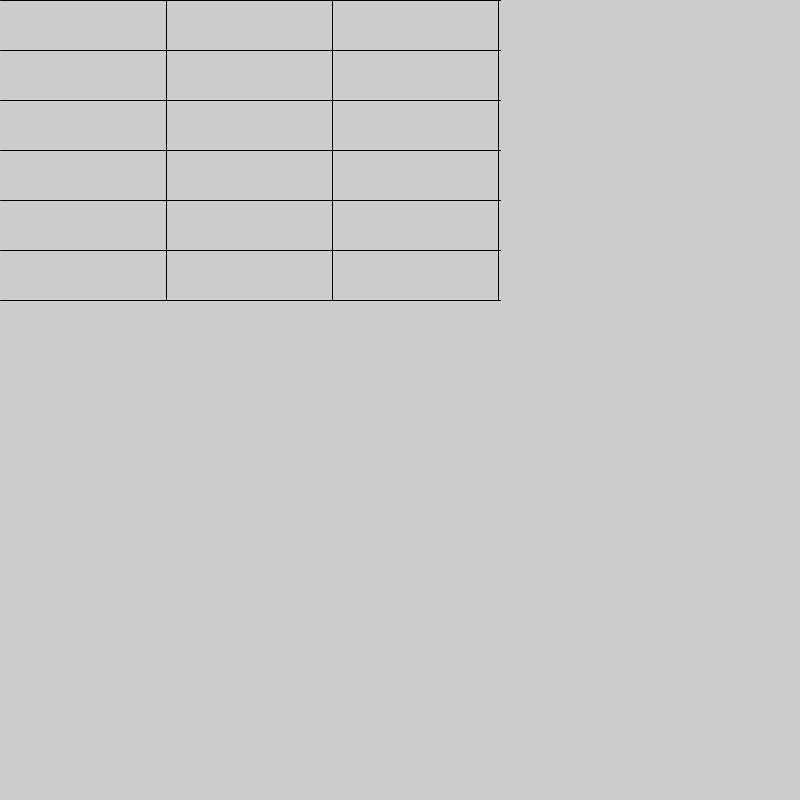
Frame 1 (no input)
Frame 60 (the mouse pressed at the canvas centre just before this capture): identical to frame 1, image omitted
Frame 120 (the mouse held since frame 60 and released just before this capture): identical to frame 1, image omitted

The Processing sketch that drew this single still picture (run headless with seeded random() and noise(); from frame 60 on, the mouse is pressed at the canvas centre):

// Processing sketch: game
// ── game.pde
int columns = 3;
int rows = 7;

int gridBlockIndex = 0;

GridBlockCollection gridBlocks = new GridBlockCollection(rows * columns);

void setup(){
    size(800, 800);
    
    drawGrid(columns, rows);
}

void draw(){}

void mousePressed(){
    for(int i = 0; i < gridBlocks.length(); i++){
       
        GridBlock gridBlock = gridBlocks.get(i);
        // check if item is in block
        
        if(gridBlock != null){
            boolean isInGridBlock = gridBlock.contains(mouseX, mouseY);
            
            if(isInGridBlock){
                gridBlock.setFilled(true);
                
                println("Clicked row: " + gridBlock._row + ", column:" + gridBlock._column);
            }
        }
        
    }
}


void drawGrid(int columns, int rows){
    int startX = 0;
    int startY = 0;
    int rowHeight = 50;
    int rowWidth = 500;
    int columnWidth = rowWidth / columns;
    
    for(int row = 0; row < rows; row++){
       // for each row create column
       
       int rowY = row * rowHeight;
       
       fill(255);
       
       line(startX, rowY, rowWidth, rowY);
       
       // loop though column
       
       for(int column = 1; column <= columns; column++){
          int columnX = column * columnWidth;
          
          GridBlock currentGridBlock = new GridBlock((column - 1) * columnWidth, rowY, columnX, rowY + rowHeight, row, column);
          
          // add item to array
          gridBlocks.add(currentGridBlock);
          gridBlockIndex += 1;
          
          // check if array is gridblock with grow and column
          
          line(columnX, rowY, columnX, rowHeight);
       }
     
    }
}

class GridBlock{
    boolean _isFilled = false;
    int _x1;
    int _y1;
    int _x2;
    int _y2;
    
    int _row;
    int _column;
    
    GridBlock(int x1, int y1, int x2, int y2, int row, int column){
      _x1 = x1;
      _y1 = y1;
      
      _x2 = x2;
      _y2 = y2;
      
      _row = row;
      _column = column;
    }
    
    boolean contains(int x, int y){
       boolean isInXRange = x >= _x1 && x <= _x2;
       boolean isInYRange = y >= _y1 && y <= _y2;
       
       return isInXRange && isInYRange;
    }
    
    void setFilled(boolean isFilled){
      _isFilled = isFilled;
    }
}


class GridBlockCollection{
  GridBlock[] _gridBlocks;
  int _gridBlockIndex = 0;
  
  GridBlockCollection(int collectionLength){
    _gridBlocks = new GridBlock[collectionLength];
  }
  
  void add(GridBlock gridBlock){
     _gridBlocks[_gridBlockIndex] = gridBlock;
     _gridBlockIndex += 1;
  }
  
  int length(){
     return _gridBlocks.length;
  }
  
  GridBlock get(int index){
    return _gridBlocks[index];
  }
}
